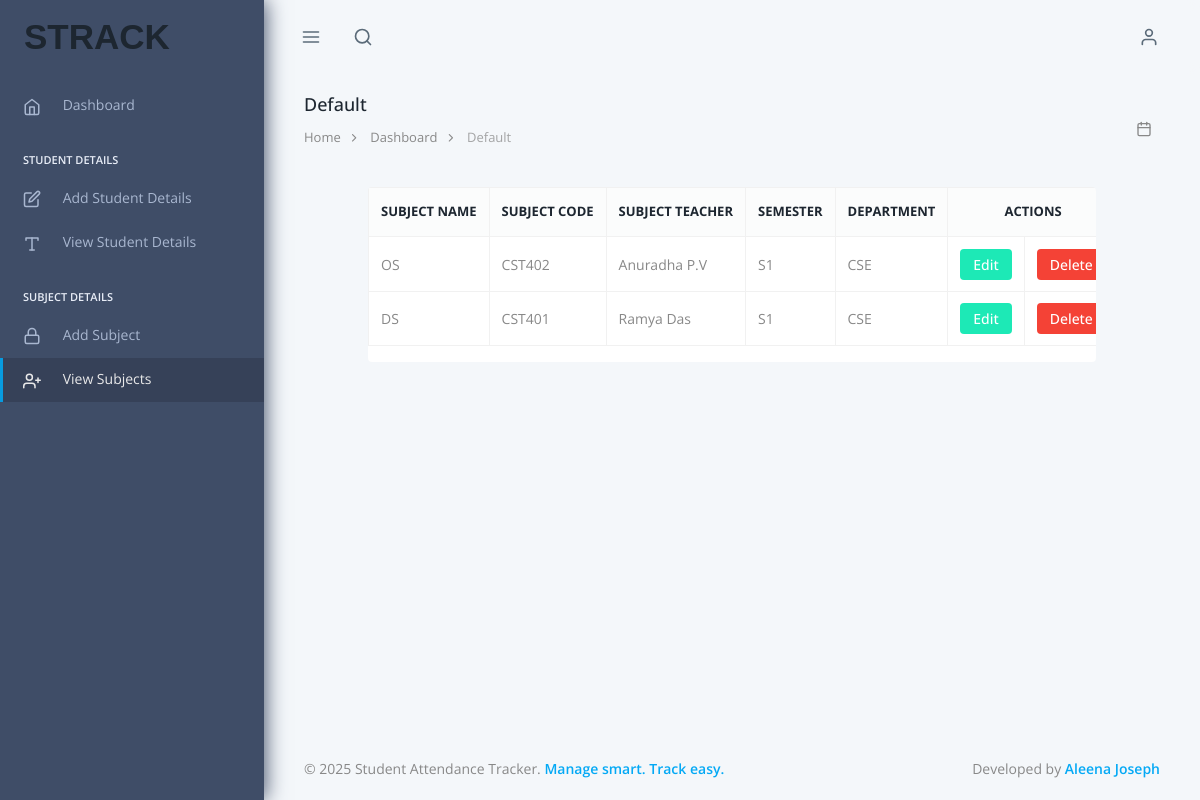
The page /TeacherAdmin/DisplaysubjectPage/ on the database as committed earlier.
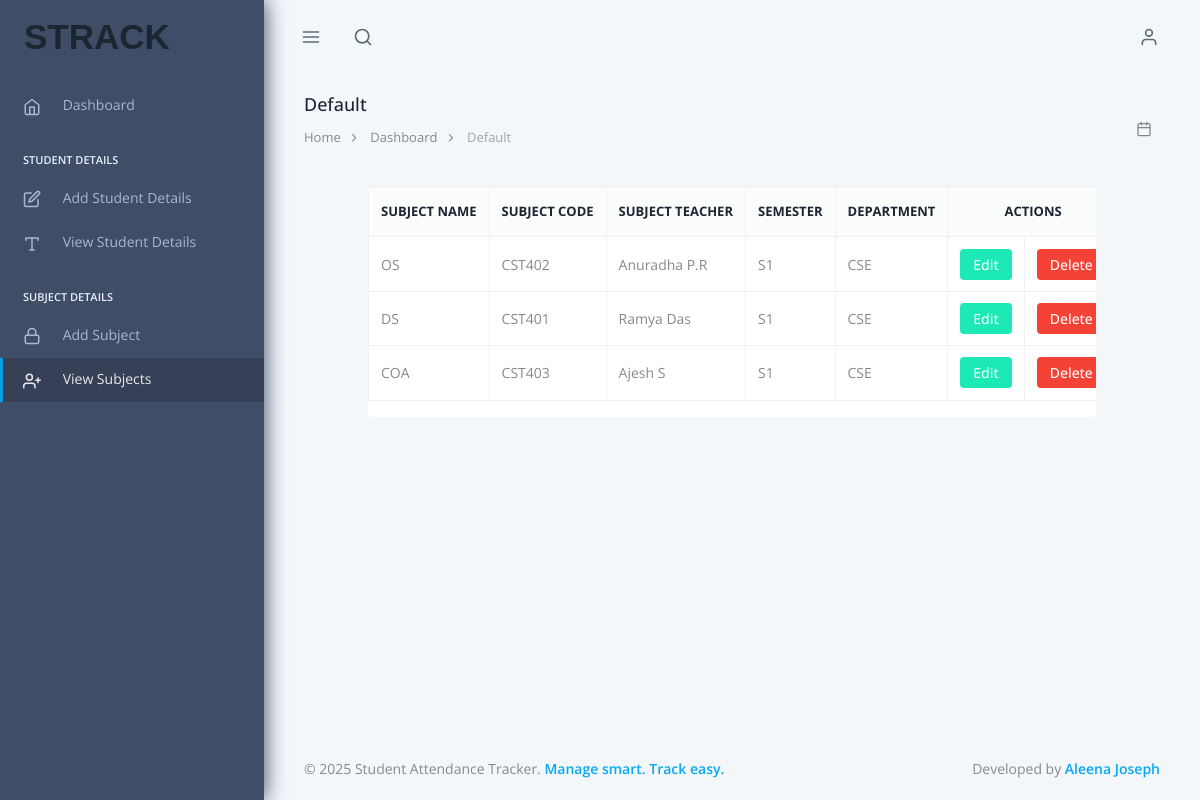
The same page on the database as committed later.
### TeacherApp/models.py (models this page shows)
class Subjectdb(models.Model):
    Subject_name=models.CharField(max_length=30,null=True,blank=True)
    Subject_code=models.CharField(max_length=30,null=True,blank=True)
    Subject_teacher=models.CharField(max_length=30,null=True,blank=True)
    Subject_sem=models.CharField(max_length=30,null=True,blank=True)
    Subject_dep=models.CharField(max_length=30,null=True,blank=True)

### TeacherApp/views.py (the view)
# urls.py: path('DisplaysubjectPage/',views.DisplaysubjectPage,name="DisplaysubjectPage"),
def DisplaysubjectPage(request):
    data=Subjectdb.objects.all()
    return render(request,"displaysubject.html",{'data':data})

### TeacherApp/templates/displaysubject.html
{% extends 'index.html' %}
{% load static %}
{% block content %}
<div class="container mt-5">
    <div class="table-responsive shadow-sm p-3 bg-white rounded">
        <table class="table table-bordered table-hover" style="text-align:justify;">
            <thead class="table-dark">
                <tr>
                    <th>Subject Name</th>
                    <th>Subject Code</th>
                    <th>Subject Teacher</th>
                    <th>Semester</th>
                    <th>Department</th>
                    <th colspan="2" style="text-align:center;" >Actions</th>
                </tr>
            </thead>
            <tbody>
                {% for i in data %}
                <tr>
                    <td>{{ i.Subject_name }}</td>
                    <td>{{ i.Subject_code }}</td>
                    <td>{{ i.Subject_teacher }}</td>
                    <td>{{ i.Subject_sem }}</td>
                    <td>{{ i.Subject_dep }}</td>
                    <td>
                        <a href="{% url 'EditsubjectPage' sub_id=i.id %}">
                            <button class="btn btn-success btn-sm px-3">Edit</button>
                        </a>
                    </td>
                    <td>
                        <a href="{% url 'Deletesubject' sub_id=i.id %}">
                            <button class="btn btn-danger btn-sm px-3">Delete</button>
                        </a>
                    </td>
                </tr>
                {% endfor %}
            </tbody>
        </table>
    </div>
</div>
{% endblock %}

Rows that differ between the two databases and show on the page:
changed Subjectdb "OS": Subject_teacher "Anuradha P.V" → "Anuradha P.R"
added Subjectdb: Subject_name "COA", Subject_code "CST403", Subject_teacher "Ajesh S", Subject_sem "S1", Subject_dep "CSE"
